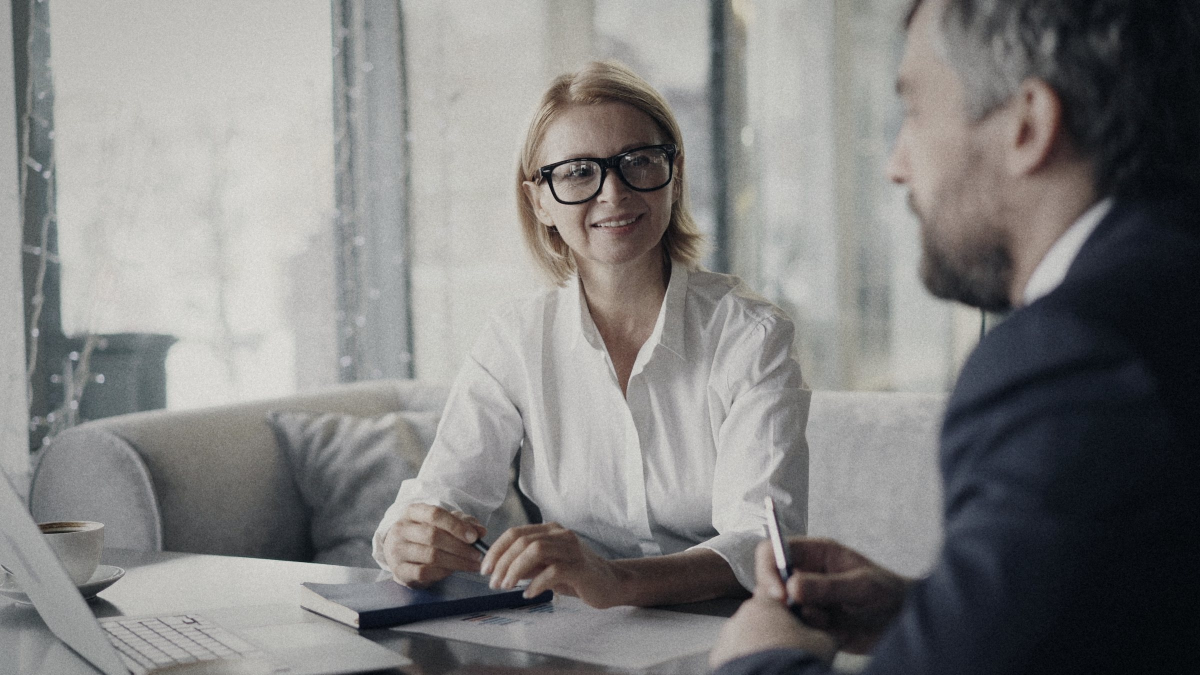
#> input picture dist/assets/img/advisor-meeting.jpg, 2400 x 1350 px (shown at 1/2 size)
$ python grade.py dist/assets/img/advisor-meeting.jpg dist/assets/img/cafe-talk.jpg dist/assets/img/cafe-talk.jpg 100 1.0
#> lines starting #> are read from the running program, lines starting #| are printed output that depends on the picture
"""Windward film grade.
Two looks from the brand book:
  colour  - 'Film Colour': muted colour, lifted blacks, warm highlights, cool shadows, grain
  mono    - 'Film Mono': black & white with the same curve and grain
Usage: python3 grade.py src.jpg out.jpg [colour|mono] [width] [exposure]
"""
import sys
import numpy as np
from PIL import Image
from scipy.ndimage import gaussian_filter

def smoothstep(e0, e1, x):
    t = np.clip((x - e0) / (e1 - e0), 0, 1)
    return t * t * (3 - 2 * t)

def grade(src, out, mode='colour', width=1800, exposure=0.0, seed=7, sat=0.5, crop=None):
#> called with src = 'dist/assets/img/advisor-meeting.jpg', out = 'dist/assets/img/cafe-talk.jpg', mode = 'dist/assets/img/cafe-talk.jpg', width = 100, exposure = 1, seed = 7, sat = 0.5
    im = Image.open(src).convert('RGB')
#> im is the input picture: PIL image 2400x1350 RGB; mean R, G, B 129.3, 128.6, 127.8
    if crop:  # (l, t, r, b) as fractions
        w, h = im.size
        im = im.crop((int(crop[0]*w), int(crop[1]*h), int(crop[2]*w), int(crop[3]*h)))
    if im.width > width:
        im = im.resize((width, round(im.height * width / im.width)), Image.LANCZOS)
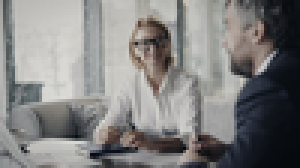
#> im: PIL image 100x56 RGB (shown 3 times larger); mean R, G, B 129.3, 128.6, 127.8
    a = np.asarray(im).astype(np.float32) / 255.0
    a = a ** 0.95 * (2 ** exposure)  # exposure in stops
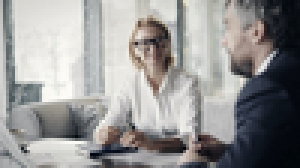
#> a: shape (56, 100, 3) float32 (shown 3 times larger); mean R, G, B 1.04, 1.04, 1.03; drawn with min black and max white
    lum = 0.2126 * a[..., 0] + 0.7152 * a[..., 1] + 0.0722 * a[..., 2]
    if mode == 'mono':
        a = np.repeat(lum[..., None], 3, axis=2)
    else:
        a = lum[..., None] + (a - lum[..., None]) * sat  # muted colour
    # film curve: gentle S, lifted blacks, rolled highlights
    a = np.clip(a, 0, 1.2)
    a = a / (1 + 0.18 * a)  # highlight roll-off
    a = a / a.max() if a.max() > 1 else a
    s = smoothstep(0, 1, a)
    a = a * 0.55 + s * 0.45
    a = 0.035 + a * 0.93
    lum = 0.2126 * a[..., 0] + 0.7152 * a[..., 1] + 0.0722 * a[..., 2]
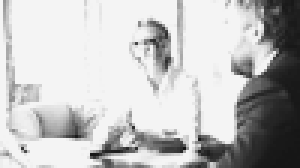
#> lum: shape (56, 100) float32 (shown 3 times larger); min 0.0779, max 0.958, mean 0.752
    if mode == 'colour':
        sh = (1 - smoothstep(0.0, 0.5, lum))[..., None]
        hi = smoothstep(0.5, 1.0, lum)[..., None]
        a = a + sh * np.array([-0.012, 0.004, 0.016]) + hi * np.array([0.018, 0.008, -0.014])
    # vignette
    h, w = lum.shape
#> h = 56; w = 100
    yy, xx = np.mgrid[0:h, 0:w]
    r = np.sqrt(((xx - w / 2) / (w / 2)) ** 2 + ((yy - h / 2) / (h / 2)) ** 2)
    a = a * (1 - 0.16 * smoothstep(0.55, 1.45, r))[..., None]
#> call 2 of smoothstep, with e0 = 0.55, e1 = 1.45
#> in smoothstep (call 2), `t = np.clip((x - e0) / (e1 - e0), 0, 1)`:
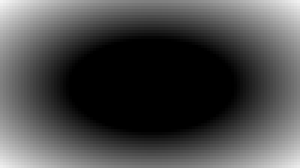
#> t: shape (56, 100) float64 (shown 3 times larger); min 0, max 0.96, mean 0.288
#> in smoothstep (call 2), `return t * t * (3 - 2 * t)`:
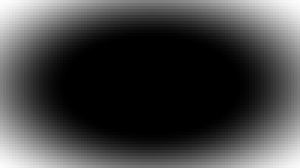
#> returned value: shape (56, 100) float64 (shown 3 times larger); min 0, max 0.995, mean 0.266
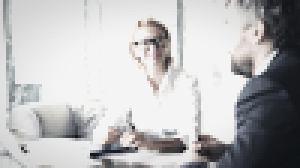
#> a: shape (56, 100, 3) float64 (shown 3 times larger); mean R, G, B 0.724, 0.724, 0.727
    # grain: luminance noise, slightly clumped, strongest in mid-tones
    rng = np.random.default_rng(seed)
    n = rng.normal(0, 1, (h, w)).astype(np.float32)
    n = gaussian_filter(n, 0.65) * 1.6 + rng.normal(0, 0.35, (h, w)).astype(np.float32)
    mid = 0.45 + 0.55 * (1 - np.abs(lum - 0.5) * 2)
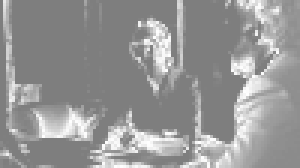
#> mid: shape (56, 100) float32 (shown 3 times larger); min 0.496, max 1, mean 0.591
    amt = 0.03 * (width / 1800) ** 0.3
    a = a + (n * mid * amt)[..., None]
    a = np.clip(a, 0, 1)
    Image.fromarray((a * 255 + 0.5).astype(np.uint8)).save(out, quality=84, optimize=True, progressive=True)

if __name__ == '__main__':
    src, out = sys.argv[1], sys.argv[2]
    mode = sys.argv[3] if len(sys.argv) > 3 else 'colour'
    width = int(sys.argv[4]) if len(sys.argv) > 4 else 1800
    exp = float(sys.argv[5]) if len(sys.argv) > 5 else 0.0
    grade(src, out, mode, width, exp)

def grain_only(src, out, seed=11, amount=0.026):
    im = Image.open(src).convert('RGB')
    a = np.asarray(im).astype(np.float32) / 255.0
    h, w, _ = a.shape
    lum = a.mean(axis=2)
    rng = np.random.default_rng(seed)
    n = gaussian_filter(rng.normal(0, 1, (h, w)).astype(np.float32), 0.65) * 1.6 + rng.normal(0, 0.35, (h, w)).astype(np.float32)
    mid = 0.45 + 0.55 * (1 - np.abs(lum - 0.5) * 2)
    a = np.clip(a + (n * mid * amount)[..., None], 0, 1)
    Image.fromarray((a * 255 + 0.5).astype(np.uint8)).save(out, quality=84, optimize=True, progressive=True)

$ run again, on dist/assets/img/clients.jpg
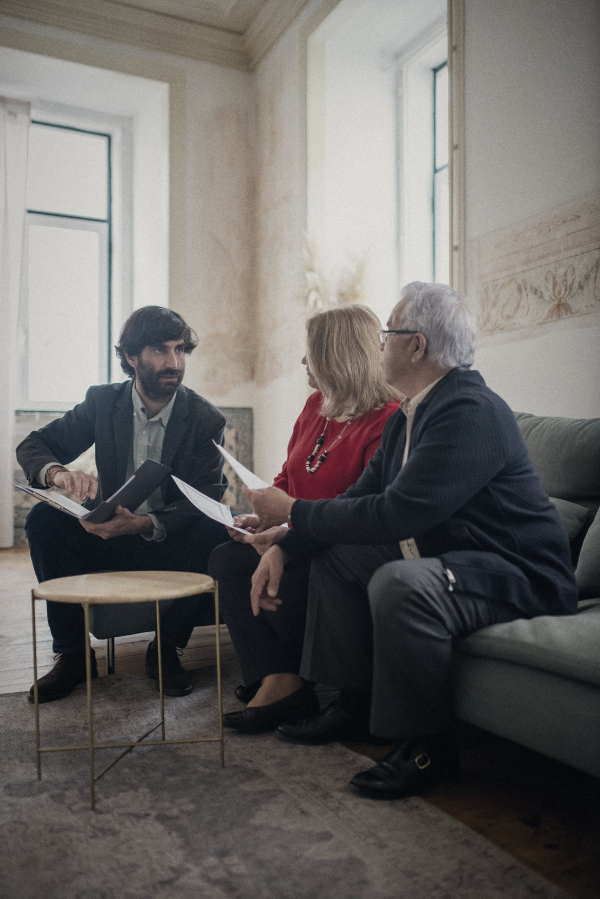
#> input picture dist/assets/img/clients.jpg, 1800 x 2697 px (shown at 1/3 size)
#> in grade, im is the input picture: PIL image 1800x2697 RGB; mean R, G, B 106.9, 104.1, 102
#> im: PIL image 100x150 RGB
#> in grade, `a = a * (1 - 0.16 * smoothstep(0.55, 1.45, r))[..., None]`:
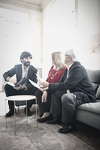
#> a: shape (150, 100, 3) float64; mean R, G, B 0.615, 0.61, 0.61
#> in grade, `mid = 0.45 + 0.55 * (1 - np.abs(lum - 0.5) * 2)`:
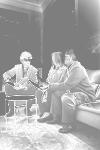
#> mid: shape (150, 100) float32; min 0.496, max 1, mean 0.662

$ run again, on dist/assets/img/coffee-talk.jpg
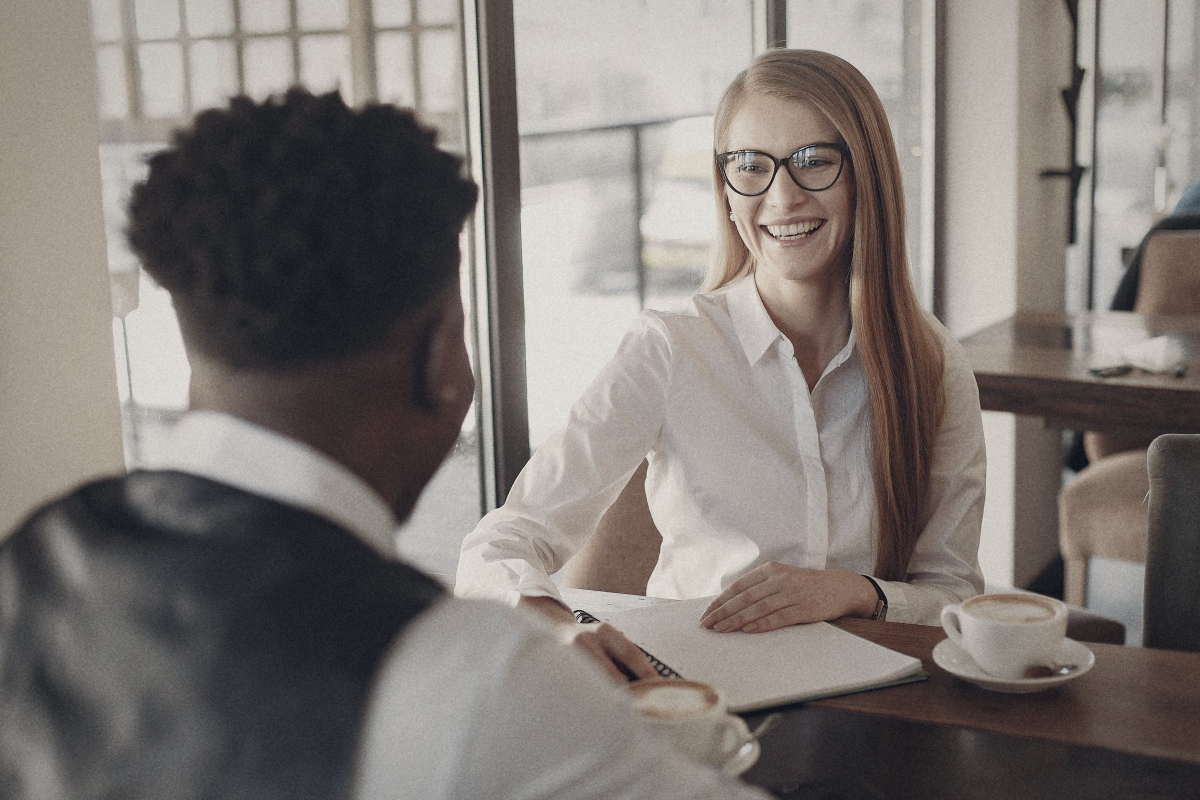
#> input picture dist/assets/img/coffee-talk.jpg, 2400 x 1600 px (shown at 1/2 size)
#> in grade, im is the input picture: PIL image 2400x1600 RGB; mean R, G, B 126.2, 119.8, 115.6
#> im: PIL image 100x67 RGB
#> in grade, `a = a * (1 - 0.16 * smoothstep(0.55, 1.45, r))[..., None]`:
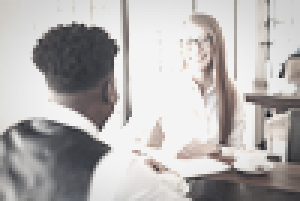
#> a: shape (67, 100, 3) float64 (shown 3 times larger); mean R, G, B 0.713, 0.701, 0.698
#> in grade, `mid = 0.45 + 0.55 * (1 - np.abs(lum - 0.5) * 2)`:
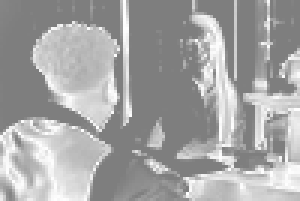
#> mid: shape (67, 100) float32 (shown 3 times larger); min 0.496, max 1, mean 0.647

$ run again, on dist/assets/img/conversation.jpg
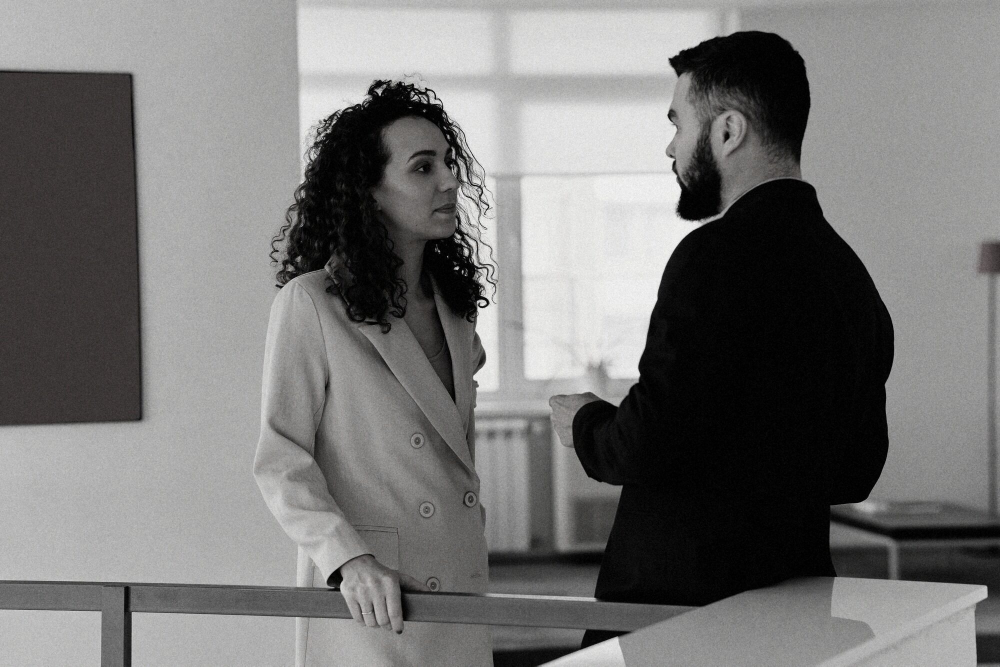
#> input picture dist/assets/img/conversation.jpg, 2000 x 1333 px (shown at 1/2 size)
#> in grade, im is the input picture: PIL image 2000x1333 RGB; mean R, G, B 118.5, 118, 117.2
#> im: PIL image 100x67 RGB
#> in grade, `mid = 0.45 + 0.55 * (1 - np.abs(lum - 0.5) * 2)`:
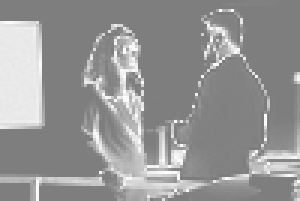
#> mid: shape (67, 100) float32 (shown 3 times larger); min 0.488, max 1, mean 0.588
